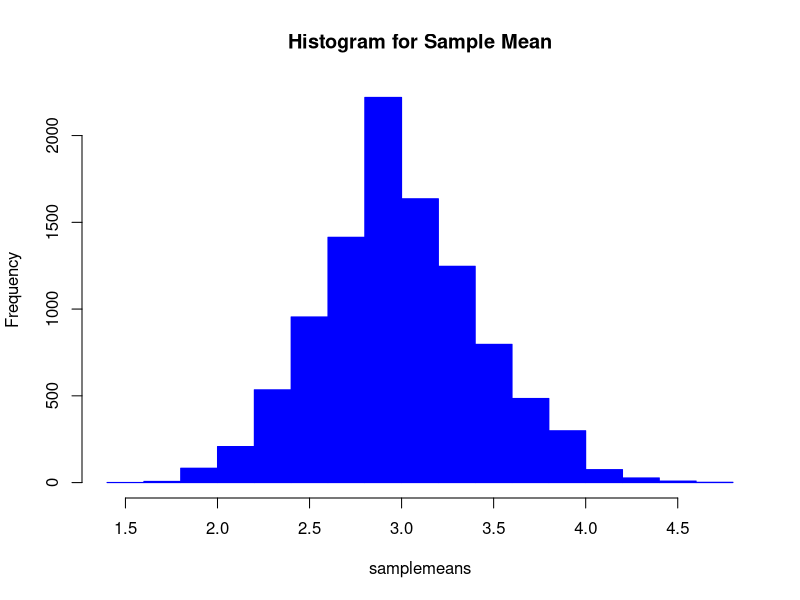
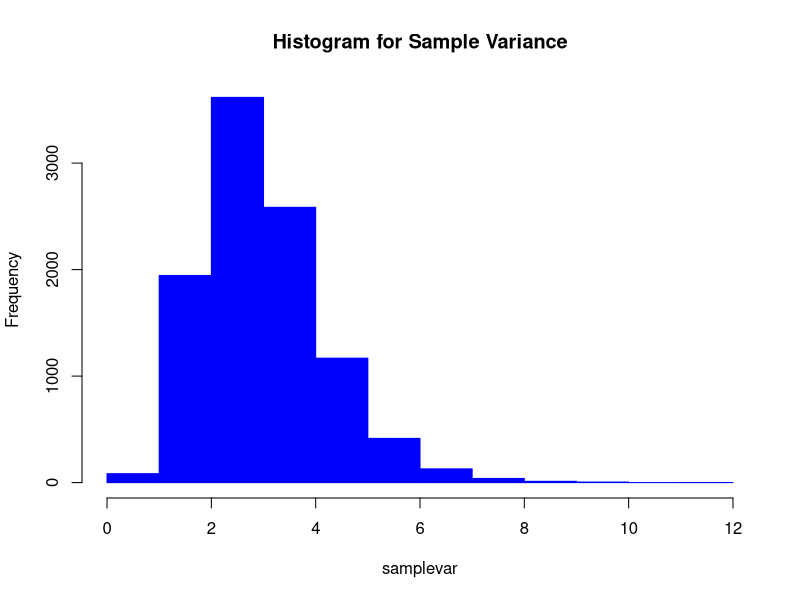

Recreate these plots in R, in order.
#Group: DA-40

#Group members: Arpan Agarwal (13MA20012)
#Priyank Yadav (13MA20031)
#Neeraj Bhukania (13MA20025)
#Harsht Khandelwal (13MA20051)
#Ravi kumar Choudhary (13MA20033)

m <- 10000 #number of samples
n <- 16 #size of each sample

lmda = 3

pois <- rpois(m*n, lambda = lmda)

pois.mat <- matrix(pois, nrow = m)

samplemeans <- apply(pois.mat, 1, mean)

samplevar <- apply(pois.mat, 1, var)

hist(samplemeans, main = "Histogram for Sample Mean", border = "blue", col = "blue")

hist(samplevar, main = "Histogram for Sample Variance", border = "blue", col = "blue")